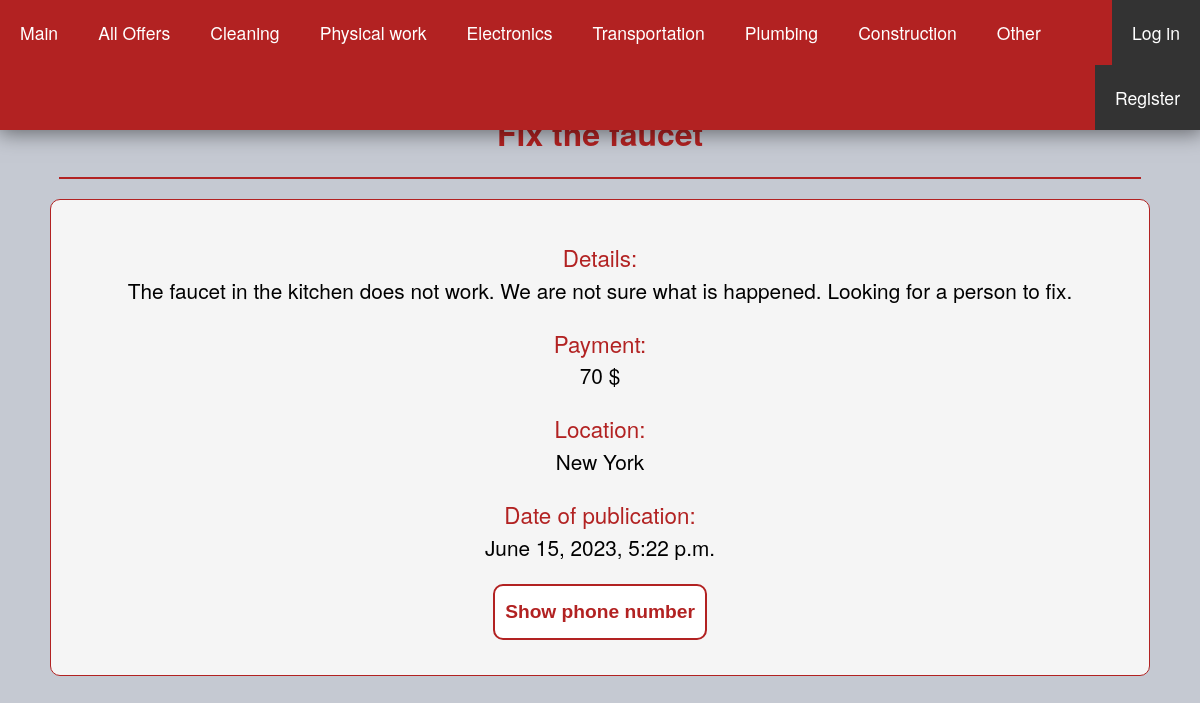
/offers/31, run on the app's committed database.
### job_app/models.py (models this page shows, shortened)
class Offer(models.Model):
    OFFER_CATEGORY = [('pl', 'plumbing'), ('el', 'electronics'), ('pw', 'physical work'),
                      ('cl', 'cleaning'), ('tr', 'transportation'), ('co', 'construction'),  ('ot', 'other')]
    title = models.CharField(blank=False, max_length=100)
    description = models.TextField(blank=False, max_length=500)
    category = models.CharField(blank=False, max_length=2, choices=OFFER_CATEGORY)
    payment = models.PositiveBigIntegerField(blank=False, default=0)
    city = models.CharField(blank=False, max_length=50, default="")
    issued = models.DateTimeField()
    phone = models.PositiveBigIntegerField(blank=False)
    user_id = models.CharField(blank=False, max_length=100, default="")

### job_app/views.py (the view)
# urls.py: path("offers/<int:offer_id>", app_views.offer, name="offer"),
def offer(request, offer_id):
    try:
        o = Offer.objects.get(id=offer_id)
        context = {'offer': o}
        print(o.user_id)
        return render(request, "offer.html", context)
    except:
        return django.http.HttpResponseNotFound("Not found")

### job_app/templates/offer.html (shortened to what this page needs)
{% extends "base.html" %}
{% block content %}
    <body class="offer">
        <h1>{{ offer.title }}</h1>
        <hr>
        <div class="container">
            <p class="offer"><span class="element">Details:</span><br>{{ offer.description }}</p>
            <p class="offer"><span class="element">Payment:</span><br>{{ offer.payment }} $</p>
            <p class="offer"><span class="element">Location:</span><br>{{ offer.city }}</p>
            <p class="offer"><span class="element">Date of publication:</span><br>{{ offer.issued }}</p>
        <button class="show-btn" id="number-btn">Show phone number</button>
        </div>
    </body>
{% endblock %}

### job_app/static/job_app/style/style.css (style rules this page uses)
body.offer { padding: 0; margin: 0; font-family: Helvetica Neue, Arial, sans-serif; text-align: center; background-color: #c5c9d2; }
h1 { color: firebrick; text-align: center; }
hr { border: 1px solid firebrick; width: 90%; }
.container { background-color: whitesmoke; padding: 20px 20px; margin: 20px 50px; border-radius: 10px; border: 1px solid firebrick; }
.element { color: firebrick; font-size: 1.4rem; }
p.offer { font-size: 1.3rem; line-height: 1.5; }
.show-btn { padding: 15px 10px; margin-bottom: 15px; border-radius: 10px; color: firebrick; font-size: 1.2rem; font-weight: bold; background-color: white; border: 2px solid firebrick; transition: .5s; }

### data on the page
Offer: title "Fix the faucet", description "The faucet in the kitchen does not work. We are not sure what is happened. Looking for a person to fix.", payment "70", city "New York", issued "June 15, 2023, 5:22 p.m."
